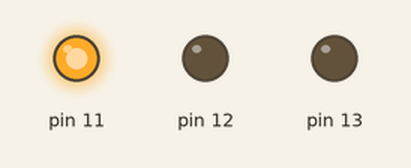
Recording of a sketch running on a simulated Arduino Uno, built with avr-gcc and run on an emulated ATmega328P. Shown: output pins drawn as LEDs (lit = HIGH).

Above: at 0.02 s.
At 1.47 s:
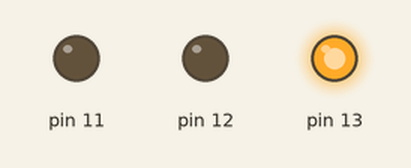
At 2.92 s:
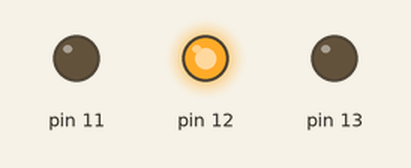
Timing chart, 0 to 3.2 s (numbered marks = the images above):
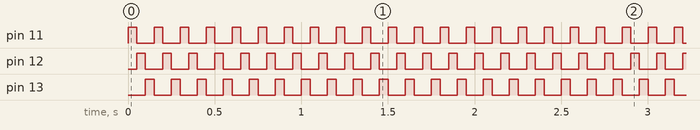

Measured:
- by itself, pin 11–13: alternates HIGH for 0.05 s and LOW for 0.10 s

The sketch:

2_LED_blink.ino
```cpp
void setup() {
  // put your setup code here, to run once:
  pinMode(13, OUTPUT);
  pinMode(12, OUTPUT);
  pinMode(11, OUTPUT);

}

void loop() {
  // put your main code here, to run repeatedly:
  digitalWrite(11, HIGH);
  digitalWrite(12, LOW);
  digitalWrite(13, LOW);
  delay(50);
  digitalWrite(11, LOW);
  digitalWrite(12, HIGH);
  digitalWrite(13, LOW);
  delay(50);
  digitalWrite(11, LOW);
  digitalWrite(12, LOW);
  digitalWrite(13, HIGH);
  delay(50);


}
```
